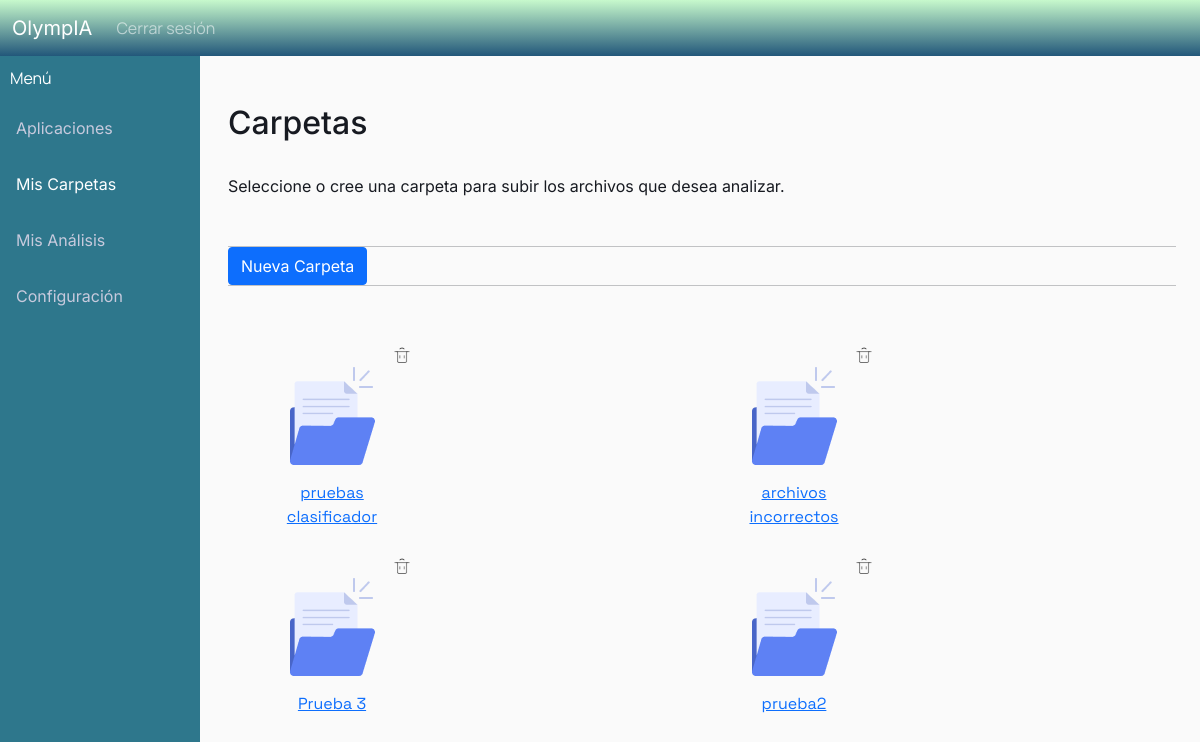
The app's page /carpetas (signed in), older data.
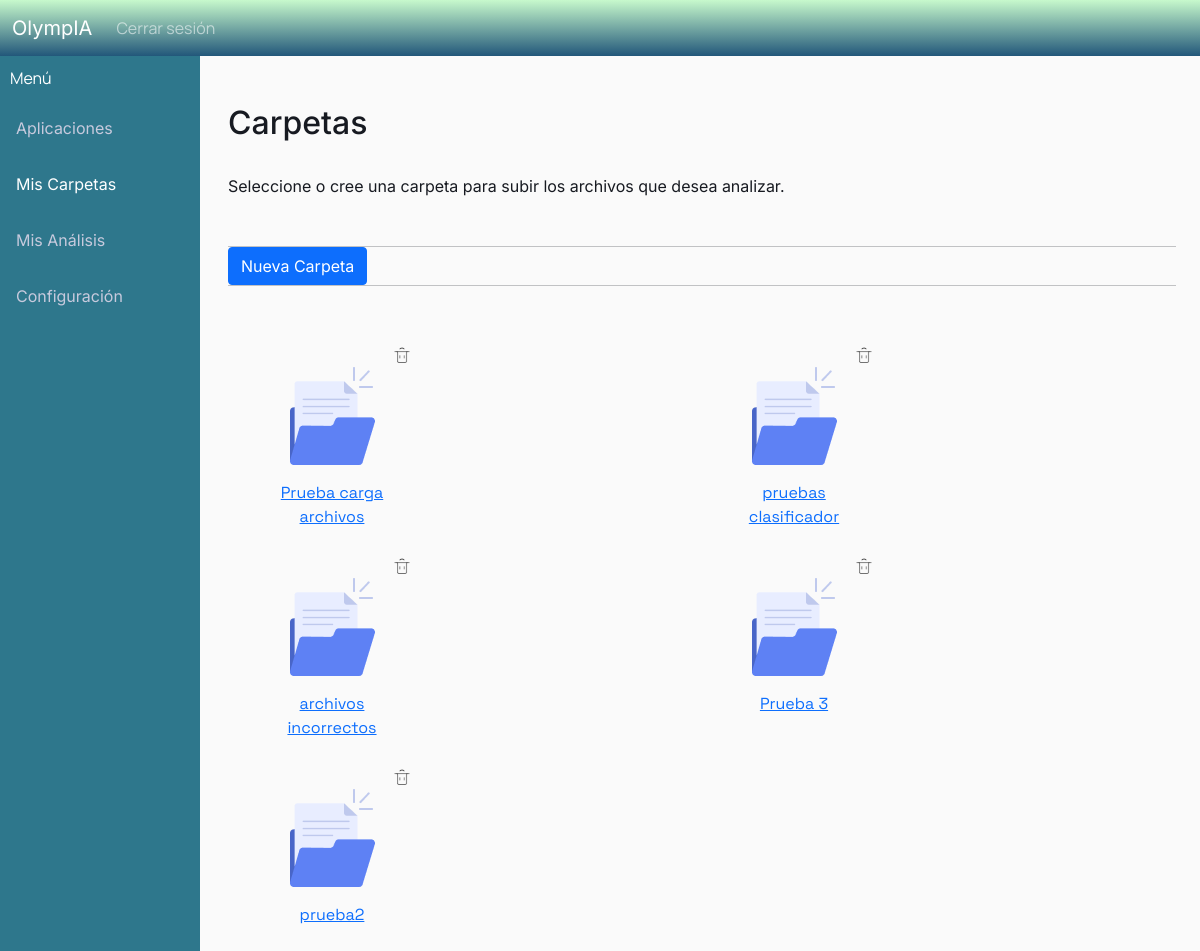
The same page, newer data.
### analisis/models.py (models this page shows, shortened)
class Carpeta(models.Model):
    nombre = models.CharField(max_length=256)
    fecha_creacion = models.DateTimeField(null=False)
    ultima_modificacion = models.DateTimeField(null=False)
    usuario = models.ForeignKey(User, on_delete=models.CASCADE)

### analisis/views.py (the view)
# urls.py: path("carpetas", views.carpetas, name="analisis-carpetas"),
@login_required
def carpetas(request):
    usuario_actual = request.user
    context = {
        "carpetas": Carpeta.objects.filter(usuario = usuario_actual).order_by("-id"),
    }
    return render(request, "analisis/carpetas.html", context= context)

### analisis/templates/analisis/carpetas.html (shortened to what this page needs)
{% extends "analisis/base.html" %}
{% load static %}
{% block content %}
<div class="row">
    <div class="col-sm">
        <div class="sidebar">
            <div class="sidebar-brand"> Menú </div>
            <a href="{% url 'analisis-principal' %}">Aplicaciones</a>
            <a class="active" href="">Mis Carpetas</a>
            <a href="{% url 'analisis-resultados' %}">Mis Análisis</a>
            <a href="{% url 'analisis-config' %}">Configuración</a>
        </div>
    </div>
    <div class = "col-md-10">
        <main role="main" class="container">
            <h2>Carpetas</h2>
            <p> Seleccione o cree una carpeta para subir los archivos que desea analizar. </p>
            <div class="file-manager-actions container-p-x py-2">
                <hr class="m-0" />
                <div>
                    <a href="{% url 'analisis-nueva_carpeta' %}">
                        <button type="button" class="btn btn-primary mr-2">Nueva Carpeta</button>
                    </a>
                </div>
                <hr class="m-0" />
            </div>
            <div class="container">
                <div class="row">
                    {% for carpeta in carpetas %}
                    <div class="col-6">
                        <div class="card bg-transparent border-0" style="width:10rem;">
                            <div class = "text-end">
                                <a href="{% url 'analisis-borrar_carpeta' carpeta.id %}" onclick="return confirm('¿Estás seguro de que quieres eliminar este archivo? Todos los análisis asociados a la carpeta serán eliminados.')">
                                    <img src="{% static 'images/trash.png'%}" width="20" >
                                </a>
                            </div>
                            <div class="text-center" >
                                <a href="{% url 'analisis-carpeta' carpeta.id %}">
                                    <div class="text-center" >
                                        <img src="{% static 'images/carpeta.png'%}">
                                    </div>
                                    <div class="card-body">
                                        <div class="card-title nombre">{{carpeta.nombre}}</div>
                                    </div>
                                </a>
                            </div>
                        </div>
                    </div>
                    {% endfor %}
                </div>
            </div>
        </main>
    </div>
</div>
{% endblock content %}

Row changes from the older to the newer data that the page shows:
added Carpeta: nombre "Prueba carga archivos"
